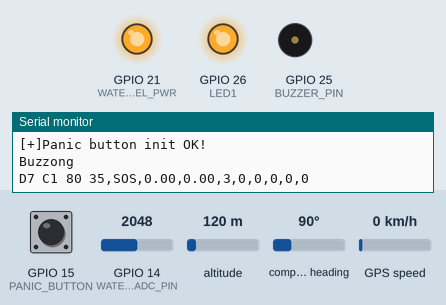
A program run on a simulated ESP32. Parts: output pins drawn as LEDs (lit = HIGH), buzzer (waves = sounding, pin HIGH), the last lines printed to the serial monitor. Inputs (shaded band) come from the test bench; at power-on: GPIO 14 (WATER_LEVEL_ADC_PIN) = 2048, GPIO 15 (PANIC_BUTTON) LOW, altitude 120 m, compass heading 90°, GPS speed 0 km/h. The GPS gets a fix after 3 s at 37.7749, -122.4194 with 8 satellites; no radio packets arrive unless stated.

Above: at 1.2 s.
1.3 s: GPIO 14 (WATER_LEVEL_ADC_PIN) set to 429
At 5.38 s:
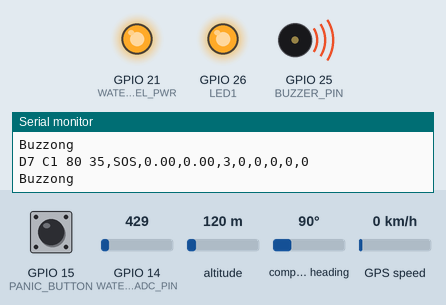
6.9 s: GPIO 14 (WATER_LEVEL_ADC_PIN) set to 362
At 12.0 s:
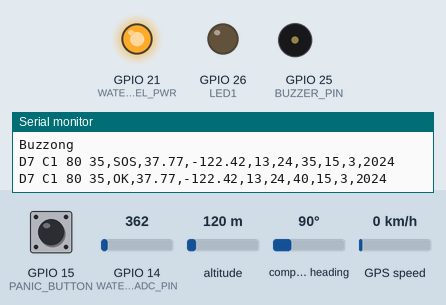
Timing chart, 0 to 22.3 s (numbered marks = the images above; inputs shaded):
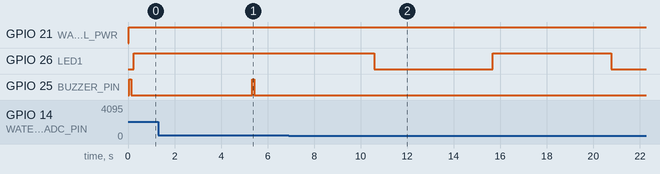

The program:

main.cpp
```cpp
/**
 * This is the firmware used for the life jacket onboard device
 */

#include <Arduino.h>
#include <SPI.h>
#include <LoRa.h>
#include <TinyGPSPlus.h>
#include <MFRC522.h>
#include "defs.h"

/**
 * Object instances
 */
// create an instance of the hardwareSerial class for serial2
HardwareSerial gpsSerial(2);
TinyGPSPlus gps;

char* jacket_id_ = "D7 C1 80 35";
int water_raw_val = 0; // value for storing water level
uint8_t sos_mode_triggered = 0; // gets set to 1 if panic button is pressed OR water threshold is set
uint8_t sos_mode_by_water = 0;
uint8_t sos_mode_by_button = 0;

const long BLINK_INTERVAL = 2000;   // interval at which to blink LED (milliseconds)
int ledState = LOW;   // ledState used to set the LED
unsigned long previousLEDMillis = 0;   // will store last time LED was updated
int button_pressed = 0;

// button press variables
#define DEBOUNCE_DELAY 50
int lastSteadyState = LOW; // previous steady state from the input pin
int lastFlickerableState = LOW; // previous flickerable state from the input pin
int currentState; // the current reading from the input pin
unsigned long lastDebounceTime = 0; // the last time the output pin was toggled
unsigned long lastSendTime = 0;
volatile int buttonPressed = 0;

//variables to keep track of the timing of recent interrupts
unsigned long button_time = 0;
unsigned long last_button_time = 0;

char lora_msg[128];
char safe_msg[128];
double latitude;
double longitude;
uint8_t day=0, month=0, hr=0, mint=0, sec=0;
uint16_t year=0;

/**
 * Function prototypes
 *
 */
void initLORA();
void initGPS();
void initWaterLevelSensor();
void initLEDs();
void readGPS();
int readWaterLevel();
int readPanicButton();
void activateLEDs();
void sendLORAMsg(char* );
void initHW();
void panicButtonISR();
void sendSOS();
void sendSafeMsg();

/**
 * Functions implementation
 */

/**
initialize buzzer
**/
void buzz() {
    Serial.println("Buzzong");
    digitalWrite(BUZZER_PIN, HIGH);
    delay(100);
    digitalWrite(BUZZER_PIN, LOW);
    delay(100);
}

/**
 * @brief Initialize the LORA transceivers
 * @param none
 */
void initLORA() {
    LoRa.setPins(LORA_CS, LORA_RST, LORA_DIO);
    if(!LoRa.begin(LORA_FREQUENCY)) {
        debugln("Lora failed to start");
    } else {
        debugln("[+]Lora started OK!");
    }
}

/**
 * @brief Initialize water level sensor
 * We will power the water level sensor only when taking readings
 */
void initWaterLevelSensor() {
    pinMode(WATER_LEVEL_PWR, OUTPUT);
    digitalWrite(WATER_LEVEL_PWR, LOW);
    debugln("[+]Water level sensor init OK!");
}

/**
 * @brief Initialize LEDs
 *
 */
void initLEDs() {
    pinMode(LED1, OUTPUT);
    debugln("[+]LEDs init OK!");
}

void IRAM_ATTR panicButtonISR() {
   // buzz();
    button_time = millis();
    if (button_time - last_button_time > 200) {
        button_pressed = 1;
        last_button_time = button_time;
    }

}

/**
 * @brief Init panic button
 */
void initPanicButton() {
    pinMode(PANIC_BUTTON, INPUT);
    attachInterrupt(PANIC_BUTTON, panicButtonISR, FALLING);
    debugln("[+]Panic button init OK!");
}

/**
 * @brief Initialize the GPS module
 *
 */
void initGPS() {
    gpsSerial.begin(GPS_BAUD, SERIAL_8N1, GPS_RX, GPS_TX);\
    debugln("[+]GPS serial2 started at 9600 BAUD.");
}


/**
 * @brief Send message via LORA
 */
void sendLORAMsg(char* msg) {
    debugln("[...]Sending LORA message");

    LoRa.beginPacket();
    LoRa.print(msg);
    LoRa.endPacket();
    delay(LORA_DELAY);
}

/**
 * @brief Read the panic button attached to the life jacket
 * This is debounced via software
 * If it is pressed, send a message via LORA to base station
 * Light up some LED
 *
 */
 int readPanicButton() {
    // read the state of the button
    int r;
    currentState = digitalRead(PANIC_BUTTON);
    if(currentState != lastFlickerableState) {
        lastDebounceTime = millis();
        lastFlickerableState = currentState;
    }
    if( (millis() - lastDebounceTime) > DEBOUNCE_DELAY) {
        // if the button state has changed
        if ( (lastSteadyState == HIGH) && (currentState == LOW) ) {
            // button pressed
            r = 1;
        } else if( (lastSteadyState == LOW) && (currentState == HIGH) ) {
            // button released
            r = 0;
        }
        // save the last steady state
        lastSteadyState = currentState;
    }

    return r;
 }

/**
 * @brief Read GPS
 */
void readGPS() {
    while (gpsSerial.available() > 0) {
        gps.encode(gpsSerial.read());

        if (gps.location.isUpdated()){
            // Get location
            //debug("Location: ");
            if(gps.location.isValid()) {
                latitude = gps.location.lat();
                //Serial.print(gps.location.lat(), 2);
                //debug(F(","));

                longitude = gps.location.lng();
                //Serial.print(gps.location.lng(), 2);

            } else {
                //debug(F("INVALID"));
            }

            // Get time and date
            //debug(F("Date/time: "));
            if(gps.date.isValid()) {
                month = gps.date.month();
                //debug(month);
                //debug(F("/"));

                day = gps.date.day();
                //debug(day);
                //debug(F("/"));

                year = gps.date.year();
                //debug(year);
            } else {
                //debug(F("INVALID"));
            }

            // time
            //debug(F(" "));
            if (gps.time.isValid()) {

                hr = gps.time.hour();
                if (hr < 10) debug(F("0"));
                //debug(hr);

                mint = gps.time.minute();
                if (mint < 10) debug(F("0"));
                //debug(mint);

                sec = gps.time.second();
                if (sec < 10) debug(F("0"));
                //debug(sec);

            } else {
                //debug(F("INVALID"));
            }

            //debugln();
        }
    }

}

/**
 * @brief Read water level
 *
 */
int readWaterLevel() {
    digitalWrite(WATER_LEVEL_PWR, HIGH); // turn the sensor ON
    delay(10);
    water_raw_val = analogRead(WATER_LEVEL_ADC_PIN);
    digitalWrite(WATER_LEVEL_ADC_PIN, LOW);
    return water_raw_val;
}

void initBuzzer() {
    pinMode(BUZZER_PIN, OUTPUT);
}

/**
 * @brief Initialize the hardware
 *
 */
void initHW() {
    Serial.begin(BAUDRATE);
    initBuzzer();
    initLORA();
    initGPS();
    initWaterLevelSensor();
    initLEDs();
    initPanicButton();

}


void sendSOS() {

    Serial.println(lora_msg);
    LoRa.beginPacket();
    LoRa.print(lora_msg);
    LoRa.endPacket();
    delay(LORA_DELAY);
}

void sendSafeMsg() {

    Serial.println(safe_msg);
    LoRa.beginPacket();
    LoRa.print(safe_msg);
    LoRa.endPacket();

    delay(LORA_DELAY);
}

void setup() {
    debugln("Initializing hardware");
    initHW();
    debugln();

}

void loop() {

    // get GPS
    readGPS();

    // compose SAFE LORA message
    sprintf(safe_msg, "%s,OK,%.2f,%.2f,%d,%d,%d,%d,%d,%d\n",
            jacket_id_,
            latitude,
            longitude,
            hr+3,
            mint,
            sec,
            day,
            month,
            year
    );

    // compose SOS LORA message
    sprintf(lora_msg, "%s,SOS,%.2f,%.2f,%d,%d,%d,%d,%d,%d\n",
            jacket_id_,
            latitude,
            longitude,
            hr+3,
            mint,
            sec,
            day,
            month,
            year
            );

    // ================ CHECK FOR SOS =================
    // panic button pressed
    if(button_pressed) {
        sos_mode_by_button = 1;
        button_pressed = 0;
        buzz();
    }

    // read and check water level
    int d = readWaterLevel();
    // check for water level
    if(d > WATER_LEVEL_THRESHOLD) {
        sos_mode_by_water = 1;
        buzz();
        digitalWrite(LED1, HIGH);
    } else {
        // out of water, out of danger
        sos_mode_by_water = 0;
    }

    // here, SOS mode is triggered if any of the two methods detect danger
    // set SOS mode if the button is pressed OR the water level threshold is recognised
    if(sos_mode_by_button || sos_mode_by_water) {
        sos_mode_triggered = 1;
    } else {
        sos_mode_triggered = 0;
    }

    // here we check to see if SOS mode has been activated by any of the two methods
    // if any of them has occured, the person is in danger
    if(sos_mode_triggered) {
        sendSOS();
    } else {
        sendSafeMsg();
    }

    // LOWEST PRIORITY
    // non-blocking LED blink
    unsigned long currentMillis = millis();
    if (currentMillis - previousLEDMillis >= BLINK_INTERVAL) {
        // if the LED is off turn it on and vice-versa:
        ledState = (ledState == LOW) ? HIGH : LOW;
        // set the LED with the ledState of the variable:
        digitalWrite(LED1, ledState);
        // save the last time you blinked the LED
        previousLEDMillis = currentMillis;
    }

}
```

defs.h
```cpp
#ifndef DEFS_H
#define DEFS_H

#define DEBUG 1

#if DEBUG
#define debug(x)   Serial.print(x);
#define debugln(x)  Serial.println(x);
#define debugf(x, y) Serial.printf(x, y)

#else
#define debug(x)
#define debugln(x)
#endif // END DEBUG

// pin definitions
#define LORA_CS 4
#define LORA_RST    2
#define LORA_DIO    22
#define LORA_FREQUENCY 433E6
#define LORA_DELAY 5000

#define BAUDRATE 115200
#define LED_BLINK   400


#define UPDATE_FREQUENCY 2000

// other pin defs
#define LED1 26
#define PANIC_BUTTON 15
#define BUZZER_PIN 25

// water level pin
#define WATER_LEVEL_PWR 21
#define WATER_LEVEL_ADC_PIN 14
#define WATER_LEVEL_THRESHOLD 400

// GPS serial
#define GPS_RX 16
#define GPS_TX 17
#define GPS_BAUD 9600

#define BUZZER 25


#endif
```

Measured:
- the behaviour switches between 401 and 400 on GPIO 14 (WATER_LEVEL_ADC_PIN) (found by bisection; images 1 and 2)
- after the input at 6.9 s, GPIO 25 (BUZZER_PIN): stops changing and stays LOW
